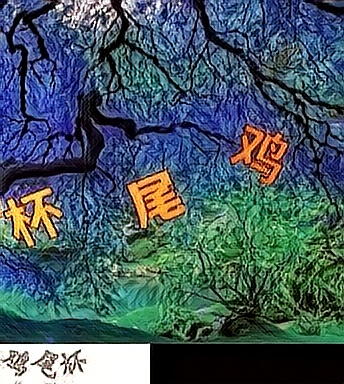
#> input picture resource/click-selection-chn-origin.jpeg, 344 x 384 px, given in place of target.png, which was not available
$ python target_processor.py
#> lines starting #> are read from the running program, lines starting #| are printed output that depends on the picture; after the words box and inside, x2 and y2 are one past the last pixel; in counts of white or black regions, pixels touching at a corner belong together; pictures that were not available may be replaced by others from this repository, and a replacement may not be noted
#> in process, raw_target_pic is the input picture: shape (384, 344, 3); mean B, G, R 97.1, 89.2, 68.4
### src/pre_processor.py
import random
import uuid
from abc import ABCMeta, abstractmethod

import cv2
import numpy as np


class BasePreProcessor(metaclass=ABCMeta):
    @abstractmethod
    def pre_process(self, raw_pic):
        pass


class NaivePreProcessor(BasePreProcessor):

    # [9 lines left out: function pre_process, not called in this run]

    # 像素点是否接近黑色
    def is_close_to_black(self, raw_pic, row, col):
        return all(0 <= channel <= 50 for channel in raw_pic[row, col])

    # 设置像素点为纯黑色
    def set_pixel_to_black(self, raw_pic, row, col):
        raw_pic[row, col] = [0, 0, 0]

    # 设置像素点为纯白色
    def set_pixel_to_white(self, raw_pic, row, col):
        raw_pic[row, col] = [255, 255, 255]


class WaterShedPreProcessor(BasePreProcessor):

    def pre_process(self, raw_pic):
        gray_pic = cv2.cvtColor(raw_pic, cv2.COLOR_BGR2GRAY)
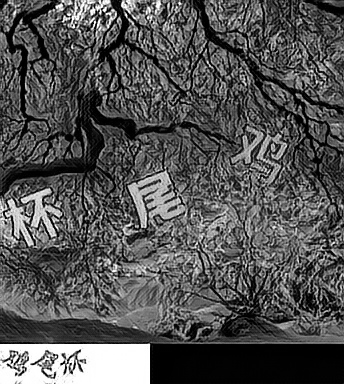
#> gray_pic: shape (384, 344); min 0, max 255, mean 83.9
        ret, im_inv = cv2.threshold(gray_pic, 20, 255,  cv2.THRESH_BINARY)
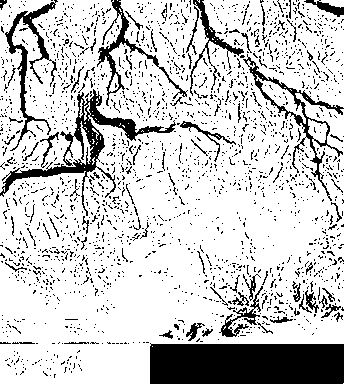
#> im_inv: shape (384, 344); 80.2% white; 2122 black regions (2036 under 20 px), largest, box (x1, y1, x2, y2) and area: (150, 343, 344, 384) 7757, (0, 89, 176, 216) 2763, (243, 54, 344, 201) 1411
        # # 构建卷积核的数据集，实现模糊成像的效果
        # kernel = 1 / 16 * np.array([[1, 2, 1], [2, 4, 2], [1, 2, 1]])
        # # 使用高斯模糊对图片进行降噪
        # im_blur = cv2.filter2D(im_inv, -1, kernel)
        # im_blur = cv2.GaussianBlur(im_inv, (3, 3), 0)
        # 将图片做二值化处理，阈值设定为185，将像素值大于185的置为0，小于185的置为255
        # ret, im_res = cv2.threshold(im_blur, 20, 255, cv2.THRESH_BINARY)
        opening = cv2.morphologyEx(im_inv, cv2.MORPH_OPEN, np.ones((3, 3), np.uint8))
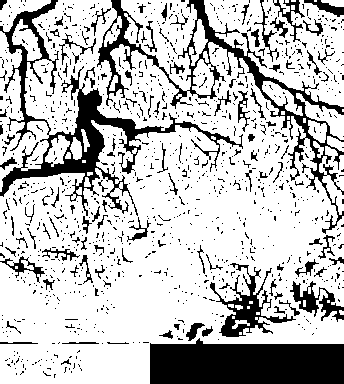
#> opening: shape (384, 344); 75.8% white; 1078 black regions (968 under 20 px), largest, box (x1, y1, x2, y2) and area: (150, 338, 344, 384) 7788, (0, 0, 243, 216) 6826, (97, 0, 344, 234) 5446
        # [19 lines of commented-out code are left out]
        cv2.imwrite("temp" + str(random.randint(0, 100)) + ".png", opening)
        return opening


# [3 lines that do not run on import are left out]

### src/target_detect_algorithm.py
from abc import ABCMeta

import cv2
import ddddocr

from src.pre_processor import WaterShedPreProcessor

'''
    算法模型处理器基类
'''
class BaseTargetDetectAlgorithm(metaclass=ABCMeta):
    def __init__(self):
        pass

    def detect_target(self, raw_pic: cv2.UMat, file_path: str = ""):
        pass


class NaiveTargetDetectAlgorithm(BaseTargetDetectAlgorithm):

    # [16 lines left out: functions detect_target, __compute_vertex_coordinates, not called in this run]

    def __filter_small_area(self, stat):
        area = stat[4]
        return area > 50


class DddOCRTargetDetectAlgorithm(BaseTargetDetectAlgorithm):
    def detect_target(self, raw_pic: cv2.UMat = None, file_path: str = "../resource/output/target.png"):
        with open(file_path, 'rb') as f:
            image = f.read()
        det = ddddocr.DdddOcr(det=True)
        poses = det.detection(image)
        results = list()
        for box in poses:
            x1, y1, x2, y2 = box
            # 上到下，左到右
            sub_pic = raw_pic[y1:y2, x1:x2]
            results.append(sub_pic)
            im = cv2.rectangle(raw_pic, (x1, y1), (x2, y2), color=(0, 0, 255), thickness=2)
        cv2.imwrite("../resource/output/target.png", im)
        return results


# [6 lines that do not run on import are left out]

### src/target_processor.py
import cv2
import numpy as np
import ddddocr

from src.pre_processor import WaterShedPreProcessor
from src.target_detect_algorithm import DddOCRTargetDetectAlgorithm

'''
    目标图片处理器，目标图片这里指验证码识别中的大图，
    即需要用户手动点选的图
'''
class TargetProcessor:
    def __init__(self, target_pic_path ="../resource/target.png", output_target_pic_path = "../resource/output/", pre_processor=WaterShedPreProcessor(), target_detect_algorithm=DddOCRTargetDetectAlgorithm()):
        self.target_pic_path = target_pic_path
        self.output_target_pic_path = output_target_pic_path
        self.pre_processor = pre_processor
        self.target_detect_algorithm = target_detect_algorithm

    def process(self) -> list:
        raw_target_pic = cv2.imread(self.target_pic_path)
        raw_target_pic = self.pre_processor.pre_process(raw_target_pic)
        isSuccess = cv2.imwrite(self.output_target_pic_path + "target.png", raw_target_pic)
        if not isSuccess:
            print("cv2 write error")
            return list()
        results = self.target_detect_algorithm.detect_target(raw_target_pic)
        return results
            # im = cv2.rectangle(raw_target_pic, (x1, y1), (x2, y2), color=(0, 0, 255), thickness=2)


if __name__ == '__main__':
    TargetProcessor().process()
#> (the call stopped at in detect_target, `det = ddddocr.DdddOcr(det=True)`: ddddocr is not available in this run)
